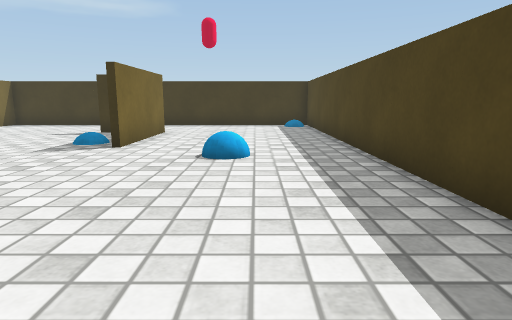
view 1 (above)

14 first-person views from a walk through a scene from a Unity 3-D project. The camera is 0.55 m above the floor, tilts 10° down and sees 75° across. The floor is counted in squares, 0.5 m on a side. Each view is taken from the middle of a square. On the plan, view 1 faces up. The plan holds only what a view shows up to about 13 squares ahead; the rest is blank. Surface patterns are stand-ins for the level's own textures.

view 2
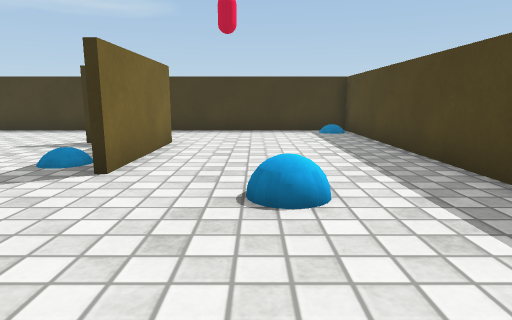

view 3
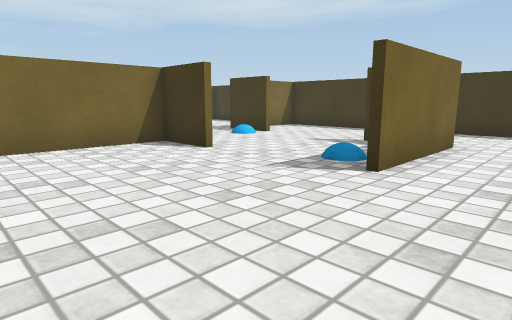

view 4
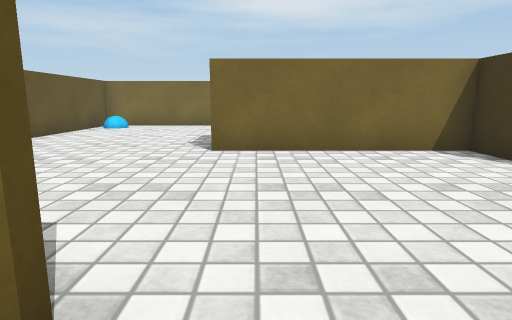

view 5
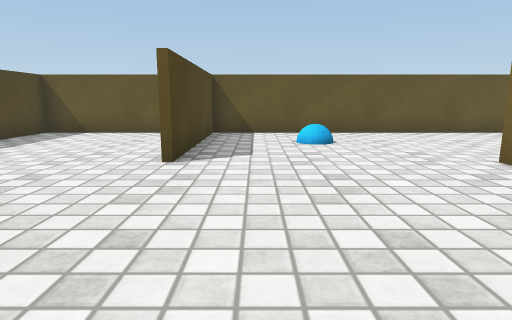

view 6
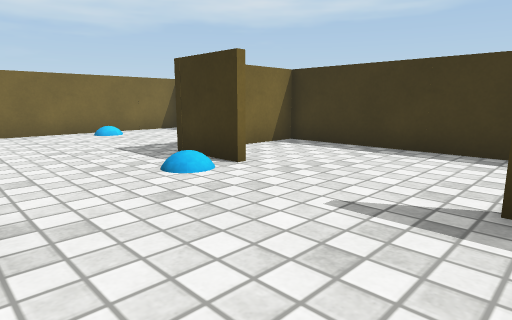

view 7
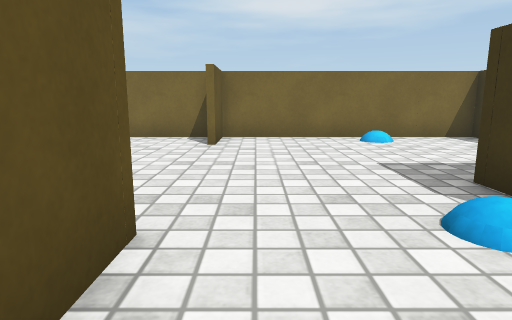

view 8
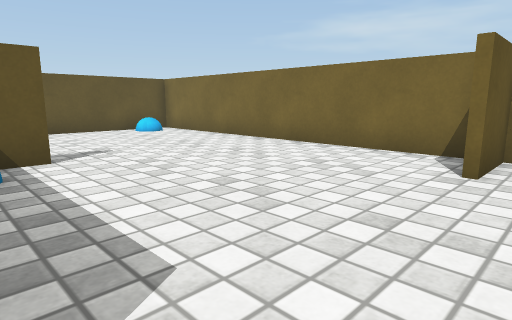

view 9
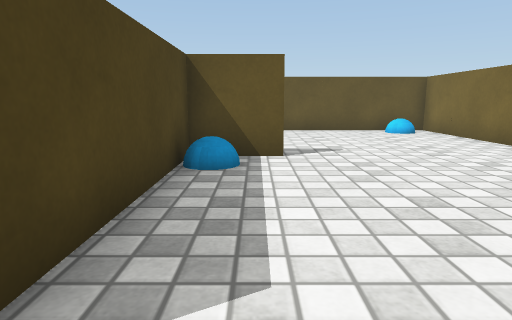

view 10
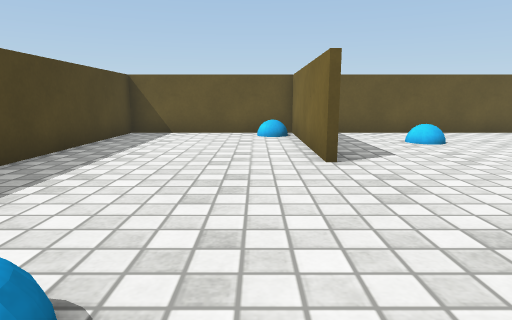

view 11
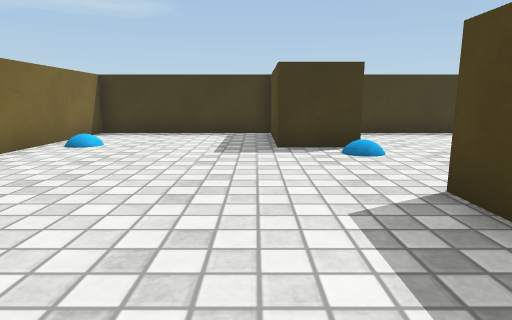

view 12
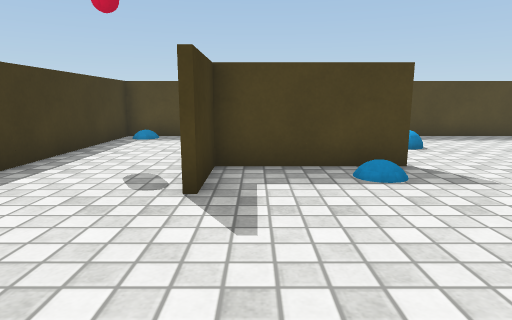

view 13
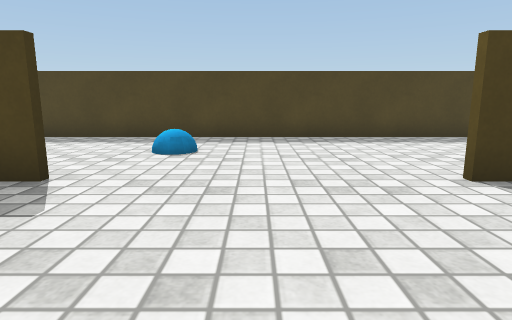

view 14
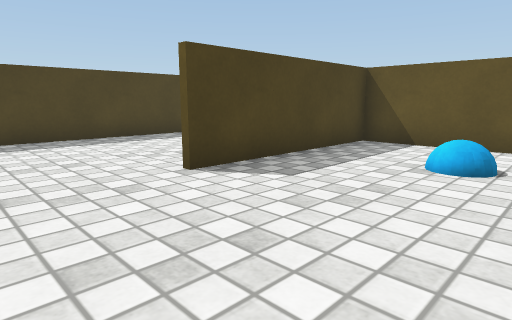

### Floor plan
Points are (right, up) in squares from view 1. A wall is a line through its corners. A room is listed if a view was taken in it or the views show most of it. See-through windows are left out.
Room 1 (views 1, 2, 3, 4, 5, 6, 7, 8, 9, 10, 11, 12, 13, 14)
walls: (-7.4, 7.8) (-9.5, 7.8); (-9.4, 8.1) (-9.4, 2); (-3.5, 7.9) (-3.5, 11.8) (-5.5, 11.8); (-3.3, 2.1) (-3.3, -3.9); (-11.6, 2.3) (-9.6, 2.3) (-9.6, 8) (-8.1, 8); (-9.4, 12) (-11.5, 12) (-11.5, 15.8); (-3.3, 12.1) (-3.3, 7.9); (-3.5, -3.9) (-3.5, 2); (-17.4, 7.5) (-17.4, -3.8) (2.4, -3.8) (2.4, 15.7) (-17.4, 15.7) (-17.4, 8) (-15.5, 8); (-11.3, 15.8) (-11.3, 13.9)
objects: other object (-16, -3); other object (-10, 3); other object (-7, -1) to (-6, -1); other object (-3, -3) to (-2, -3); other object (-1, 7) to (0, 7)

Where each view was taken, in squares from view 1:
view 1: 0 up, 0 right, facing up
view 2: 3 up, 1 left, facing up
view 3: 3 up, 1 left, facing up-left
view 4: 3 up, 2 left, facing left
view 5: 8 up, 5 left, facing down
view 6: 8 up, 5 left, facing up-left
view 7: 9 up, 7 left, facing left
view 8: 9 up, 10 left, facing down-left
view 9: 9 up, 11 left, facing down
view 10: 8 up, 2 left, facing down
view 11: 4 up, 12 left, facing up
view 12: 11 up, 10 left, facing right
view 13: 5 up, 8 left, facing right
view 14: 5 up, 8 left, facing down-right
